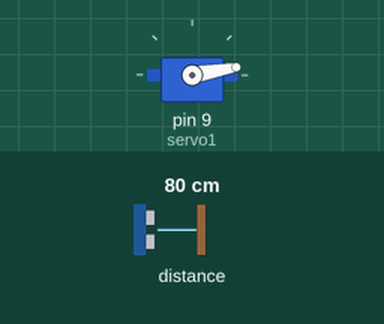
The sketch below on a simulated Arduino Uno, built with avr-gcc and run on an emulated ATmega328P. On the bench: servo. Inputs (shaded band) come from the test bench; at power-on: distance to the obstacle 80 cm. What the sketch prints to the serial monitor is not drawn.

Above: at 1.55 s.
At 3.75 s:
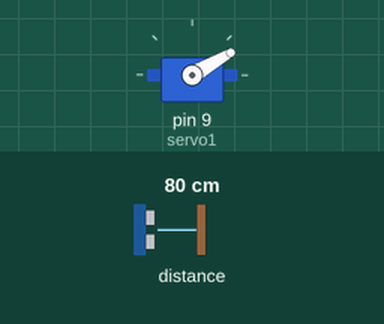
At 6.0 s:
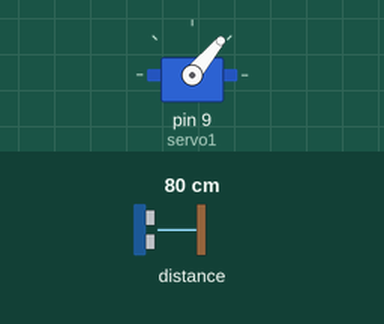
At 10.5 s:
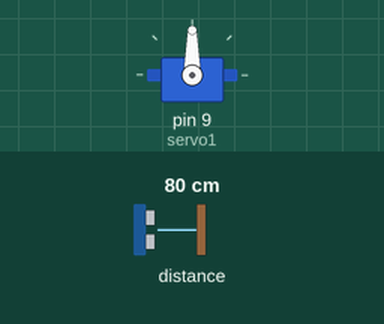
Timing chart, 0 to 13.2 s (numbered marks = the images above):
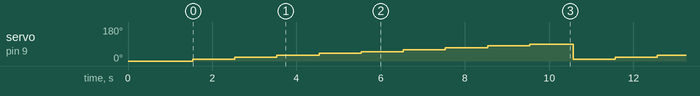

Measured:
- by itself, servo on pin 9 (servo1): repeats every 9.0 s: 20° 1.0 s, 30° 1.0 s, 40° 1.0 s, 50° 1.0 s, 60° 1.0 s, 70° 1.0 s, 80° 1.0 s, 90° 1.0 s, 10° 1.0 s

The sketch:

RADAR.ino
```cpp
#include <Servo.h>
#include "Adafruit_VL53L0X.h"
#include <Wire.h>
#include <VL53L0X.h>
Servo servo1;
VL53L0X sensor;
//Quitar distancia del centro de giro del servo a la distancia de detección límite
int i=0, j=0 ,obj=0, cont=0 ,despl=0, maximo=0, maxi[50], minimo=0, mini[50], comenzar=0;
char objeto[]={'A','B','C','D','E','F'};
float coorX[70], coorY[70], X, Y;
float lectura=0;

void setup()
{
    Serial.begin(9600);
    Serial.println("PruebaSetup");
    Wire.begin();
    sensor.setTimeout(1500);
    sensor.init();
    sensor.startContinuous();
    servo1.attach(9);
    servo1.write(0);
    delay(1500);
}

void loop()
{
    Serial.println("Buscando...");
    lectura=sensor.readRangeContinuousMillimeters();

    if (sensor.timeoutOccurred())
    {
      Serial.print(" TIMEOUT");
    }
    j=0;
    despl=0;
    obj=0;

    for(i=0;despl<90;i++)
    {
    //Serial.println(despl);
    //Serial.print("Default: ");
   // Serial.println(lectura);
    despl=despl+10;
    servo1.write(despl);
    if(lectura<590-38) //Quitar distancia
    {
    //Serial.print("Detecta: ");
    //Serial.println(lectura);
    coorX[j]=lectura*cos(despl*PI/180);
    coorY[j]=lectura*sin(despl*PI/180);
    j++;
    comenzar=1;
    }
    if(lectura>580-38&&comenzar==1)
    {
    maximo=i-1;
    maxi[obj]=maximo;
    minimo=j-1;
    mini[obj]=minimo;
    obj++;
    comenzar=0;
    }
    // if(lectura>590)
    // {
    // Serial.println("Fuera de zona");
    // }
    delay(1000);
    }
    for(i=0;i<=obj;i++)
    {
    cont=maxi[obj]-mini[obj];
    for(j=mini[obj];j<=maxi[obj];j++)
    {
    X=X +coorX[j];
    Y=Y +coorY[j];
    }
    Serial.print("Objeto: ");
    Serial.println(objeto[i]);
    Serial.print("Ubicacion: (");
    Serial.print(X);
    Serial.print(",");
    Serial.print(Y);
    Serial.println(")");
    Serial.println();
    }
}
```
